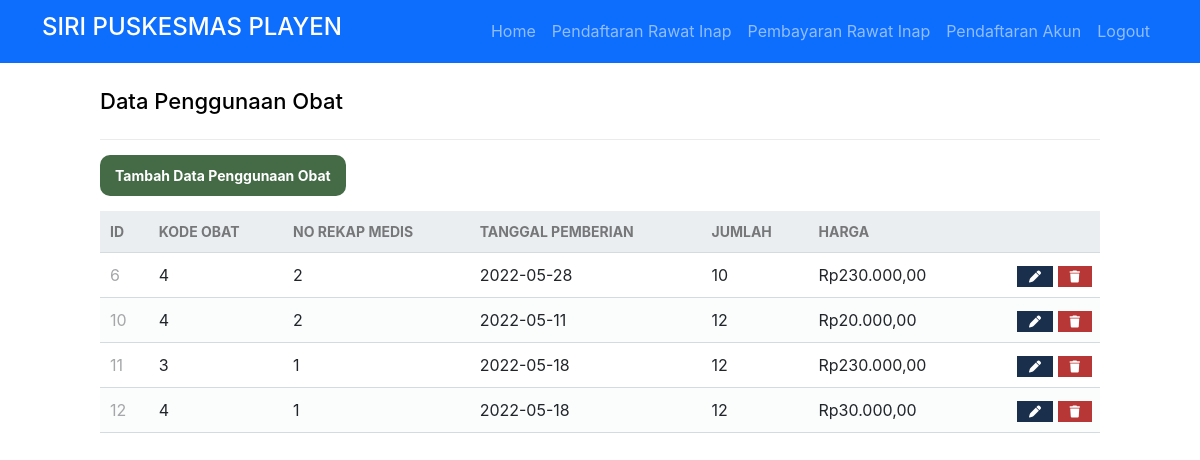
/perawat/penggunaanObat/read.php (signed in), run on an earlier commit of the app's database.
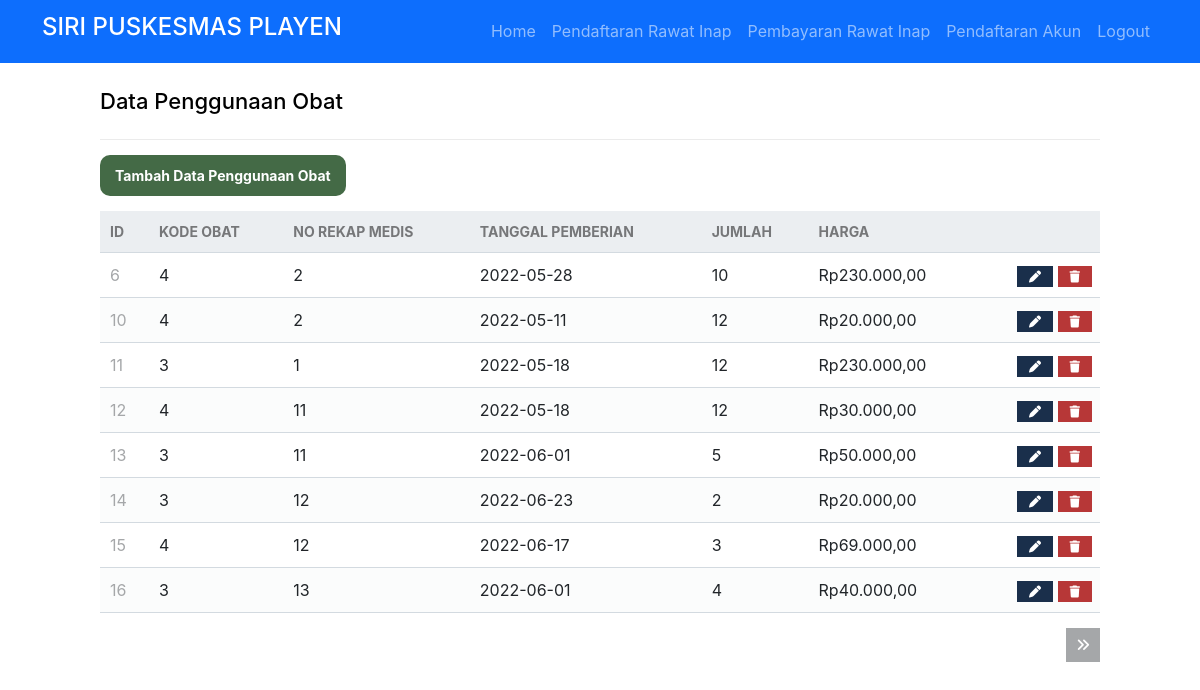
And on a later commit of the database.
### tables this page shows
CREATE TABLE `penggunaan_obat` (
  `id_penggunaan_obat` int(11) NOT NULL,
  `no_rekap_medis` int(255) NOT NULL,
  `tanggal_pemberian` date NOT NULL,
  `kd_obat` int(11) NOT NULL,
  `jumlah` int(100) NOT NULL,
  `harga` int(100) NOT NULL
);

### db/func.php (called while the page is built, shortened)
<?php
function rupiah($angka){
    $hasil = "Rp" . number_format($angka, '2', ',', '.');
    return $hasil;
}
?>

### perawat/penggunaanObat/read.php (the view, shortened to what this page needs)
<?php
if ($_SESSION['username'] == '') {
	echo "<script>
    alert('Anda Harus Login terlebih dahulu');
    window.location.href='./auth/fmasuk.php';
    </script>";
} else {
?>
	<!DOCTYPE html>
	<html>
	<head>
		<link href="../../db/style.css" rel="stylesheet" type="text/css">
		<link href="https://cdn.jsdelivr.net/npm/bootstrap@5.2.0-beta1/dist/css/bootstrap.min.css" rel="stylesheet">
	</head>
	<body>
		<nav class="navbar navbar-expand-sm navbar-dark bg-primary">
			<div class="container">
				<a class="navbar-brand" href="#">
					<h4>SIRI PUSKESMAS PLAYEN </h3>
				</a>
				<ul class="navbar-nav ml-auto mt-2 mt-lg-0 d-flex align-items-center">
					<li class="nav-item">
						<a class="nav-link menu " id="menuHome" href="../../index.php">Home</a>
					</li>
					<?PHP if ($_SESSION['role_id'] == 1) { ?>
						<li class="nav-item">
							<a class="nav-link menu" id="daftarrawatinap" href="./pasien/daftarrawatinap.php"><i class=""></i>Pendaftaran Rawat Inap</a>
						</li>
						<li class="nav-item">
							<a class="nav-link menu" id="bayarrawatinap" href="./pasien/bayarrawatinap.php"><i class=""></i>Pembayaran Rawat Inap</a>
						</li>
						<li class="nav-item">
							<a class="nav-link menu" id="daftarakun" href="./pasien/daftarakun.php"><i class=""></i>Pendaftaran Akun</a>
						</li>
					<?PHP } ?>
					<li class="nav-item">
						<a class="nav-link menu" id="logout" href="../../auth/sLogout.php"><i class=""></i>Logout</a>
					</li>
				</ul>
			</div>
		</nav>
		<?php
		include("../../db/func.php");
		$pdo = pdo_connect_mysql();
		$page = isset($_GET['page']) && is_numeric($_GET['page']) ? (int)$_GET['page'] : 1;
		$records_per_page = 8;
		$stmt = $pdo->prepare('SELECT * FROM penggunaan_obat ORDER BY id_penggunaan_obat LIMIT :current_page, :record_per_page');
		$stmt->bindValue(':current_page', ($page - 1) * $records_per_page, PDO::PARAM_INT);
		$stmt->bindValue(':record_per_page', $records_per_page, PDO::PARAM_INT);
		$stmt->execute();
		$Penggunaans = $stmt->fetchAll(PDO::FETCH_ASSOC);
		$num_kamars = $pdo->query('SELECT COUNT(*) FROM penggunaan_obat')->fetchColumn();
		?>
		<div class="content read">
			<h2>Data Penggunaan Obat</h2>
			<a href="./create.php" class="menu create-dokter" id="tambahDokter">Tambah Data Penggunaan Obat</a>
			<table>
				<thead>
					<tr>
						<td>ID</td>
						<td>KODE OBAT</td>
						<td>NO REKAP MEDIS</td>
						<td>TANGGAL PEMBERIAN</td>
						<td>JUMLAH</td>
						<td>HARGA</td>
						<td></td>
					</tr>
				</thead>
				<tbody>
					<?php foreach ($Penggunaans as $penggunaan) : ?>
						<tr>
							<td><?= $penggunaan['id_penggunaan_obat'] ?></td>
							<td><?= $penggunaan['kd_obat'] ?></td>
							<td><?= $penggunaan['no_rekap_medis'] ?></td>
							<td><?= $penggunaan['tanggal_pemberian'] ?></td>
							<td><?= $penggunaan['jumlah'] ?></td>
							<td><?= rupiah($penggunaan['harga']) ?></td>
							<td class="actions">
								<a href="update.php?id_penggunaan_obat=<?= $penggunaan['id_penggunaan_obat'] ?>" class="menu edit" id="edit"><i class="fas fa-pen fa-xs"></i></a>
								<a href="delete.php?id_penggunaan_obat=<?= $penggunaan['id_penggunaan_obat'] ?>" class="menu trash" id="hapus"><i class="fas fa-trash fa-xs"></i></a>
							</td>
						</tr>
					<?php endforeach; ?>
				</tbody>
			</table>
			<div class="pagination">
				<?php if ($page * $records_per_page < $num_kamars) : ?>
					<a href="read.php?page=<?= $page + 1 ?>"><i class="fas fa-angle-double-right fa-sm"></i></a>
				<?php endif; ?>
			</div>
		</div>
	<?php
}
	?>

### db/style.css (style rules this page uses)
* { box-sizing: border-box; font-family: -apple-system, BlinkMacSystemFont, "segoe ui", roboto, oxygen, ubuntu, cantarell, "fira sans", "droid sans", "helvetica neue", Arial, sans-serif; font-size: 16px; -webkit-font-smoothing: antialiased; -moz-osx-font-smoothing: grayscale; }
body { background-color: #FFFFFF; margin: 0; }
.content { width: 1000px; margin: 0 auto; }
.content h2 { margin: 0; padding: 25px 0; font-size: 22px; border-bottom: 1px solid #ebebeb; color: black; }
.read .create-dokter { display: inline-block; text-decoration: none; background-color: #446A46; font-weight: bold; font-size: 14px; color: #FFFFFF; padding: 10px 15px; margin: 15px 0; border-radius: 10px; }
.read .pagination { display: flex; justify-content: flex-end; }
.read .pagination a { display: inline-block; text-decoration: none; background-color: #a5a7a9; font-weight: bold; color: #FFFFFF; padding: 5px 10px; margin: 15px 0 15px 5px; }
.read table { width: 100%; padding-top: 30px; border-collapse: collapse; }
.read table thead { background-color: #ebeef1; border-bottom: 1px solid #d3dae0; }
.read table thead td { padding: 10px; font-weight: bold; color: #767779; font-size: 14px; }
.read table tbody tr { border-bottom: 1px solid #d3dae0; }
.read table tbody tr:nth-child(even) { background-color: #fbfcfc; }
.read table tbody tr td { padding: 10px; }
.read table tbody tr td:nth-child(1) { color: #a5a7a9; }
.read table tbody tr td.actions { padding: 8px; text-align: right; }
.read table tbody tr td.actions .edit, .read table tbody tr td.actions .trash { display: inline-flex; text-align: right; text-decoration: none; color: #FFFFFF; padding: 10px 12px; }
.read table tbody tr td.actions .trash { background-color: #b73737; }
.read table tbody tr td.actions .edit { background-color: #1A2F4B; }

What changed in the data, as far as the page shows it:
changed penggunaan_obat "Rp30.000,00": no_rekap_medis "1" → "11"
added penggunaan_obat: id_penggunaan_obat "13", kd_obat "3", no_rekap_medis "11", tanggal_pemberian "2022-06-01", jumlah "5", harga "Rp50.000,00"
added penggunaan_obat: id_penggunaan_obat "14", kd_obat "3", no_rekap_medis "12", tanggal_pemberian "2022-06-23", jumlah "2", harga "Rp20.000,00"
added penggunaan_obat: id_penggunaan_obat "15", kd_obat "4", no_rekap_medis "12", tanggal_pemberian "2022-06-17", jumlah "3", harga "Rp69.000,00"
added penggunaan_obat: id_penggunaan_obat "16", kd_obat "3", no_rekap_medis "13", tanggal_pemberian "2022-06-01", jumlah "4", harga "Rp40.000,00"
